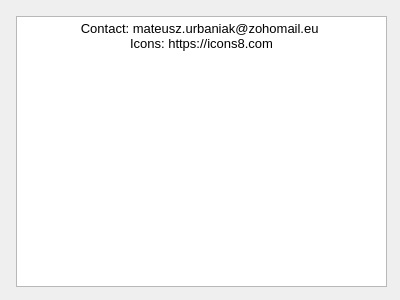
<?xml version="1.0" encoding="UTF-8"?>
<ui version="4.0">
 <class>Author</class>
 <widget class="QDialog" name="Author">
  <property name="geometry">
   <rect>
    <x>0</x>
    <y>0</y>
    <width>400</width>
    <height>300</height>
   </rect>
  </property>
  <property name="windowTitle">
   <string>O autorze</string>
  </property>
  <layout class="QGridLayout" name="gridLayout">
   <item row="0" column="1">
    <spacer name="verticalSpacer_2">
     <property name="orientation">
      <enum>Qt::Vertical</enum>
     </property>
     <property name="sizeType">
      <enum>QSizePolicy::Minimum</enum>
     </property>
     <property name="sizeHint" stdset="0">
      <size>
       <width>20</width>
       <height>5</height>
      </size>
     </property>
    </spacer>
   </item>
   <item row="1" column="0">
    <spacer name="horizontalSpacer">
     <property name="orientation">
      <enum>Qt::Horizontal</enum>
     </property>
     <property name="sizeType">
      <enum>QSizePolicy::Minimum</enum>
     </property>
     <property name="sizeHint" stdset="0">
      <size>
       <width>5</width>
       <height>20</height>
      </size>
     </property>
    </spacer>
   </item>
   <item row="1" column="1">
    <widget class="QTextBrowser" name="textBrowser">
     <property name="minimumSize">
      <size>
       <width>350</width>
       <height>50</height>
      </size>
     </property>
     <property name="html">
      <string>&lt;!DOCTYPE HTML PUBLIC &quot;-//W3C//DTD HTML 4.0//EN&quot; &quot;http://www.w3.org/TR/REC-html40/strict.dtd&quot;&gt;
&lt;html&gt;&lt;head&gt;&lt;meta name=&quot;qrichtext&quot; content=&quot;1&quot; /&gt;&lt;style type=&quot;text/css&quot;&gt;
p, li { white-space: pre-wrap; }
&lt;/style&gt;&lt;/head&gt;&lt;body style=&quot; font-family:'MS Shell Dlg 2'; font-size:7.8pt; font-weight:400; font-style:normal;&quot;&gt;
&lt;p align=&quot;center&quot; style=&quot; margin-top:0px; margin-bottom:0px; margin-left:0px; margin-right:0px; -qt-block-indent:0; text-indent:0px;&quot;&gt;&lt;span style=&quot; font-size:10pt;&quot;&gt;Contact: mateusz.urbaniak@zohomail.eu &lt;/span&gt;&lt;/p&gt;
&lt;p align=&quot;center&quot; style=&quot; margin-top:0px; margin-bottom:0px; margin-left:0px; margin-right:0px; -qt-block-indent:0; text-indent:0px;&quot;&gt;&lt;span style=&quot; font-size:10pt;&quot;&gt;Icons: https://icons8.com&lt;/span&gt;&lt;/p&gt;
&lt;p style=&quot; margin-top:0px; margin-bottom:0px; margin-left:0px; margin-right:0px; -qt-block-indent:0; text-indent:0px;&quot;&gt;&lt;span style=&quot; font-size:10pt;&quot;&gt;&lt;br /&gt;&lt;/span&gt;&lt;/p&gt;&lt;/body&gt;&lt;/html&gt;</string>
     </property>
    </widget>
   </item>
   <item row="1" column="2">
    <spacer name="horizontalSpacer_2">
     <property name="orientation">
      <enum>Qt::Horizontal</enum>
     </property>
     <property name="sizeType">
      <enum>QSizePolicy::Minimum</enum>
     </property>
     <property name="sizeHint" stdset="0">
      <size>
       <width>2</width>
       <height>20</height>
      </size>
     </property>
    </spacer>
   </item>
   <item row="2" column="1">
    <spacer name="verticalSpacer">
     <property name="orientation">
      <enum>Qt::Vertical</enum>
     </property>
     <property name="sizeType">
      <enum>QSizePolicy::Minimum</enum>
     </property>
     <property name="sizeHint" stdset="0">
      <size>
       <width>20</width>
       <height>2</height>
      </size>
     </property>
    </spacer>
   </item>
  </layout>
 </widget>
 <resources/>
 <connections/>
</ui>
